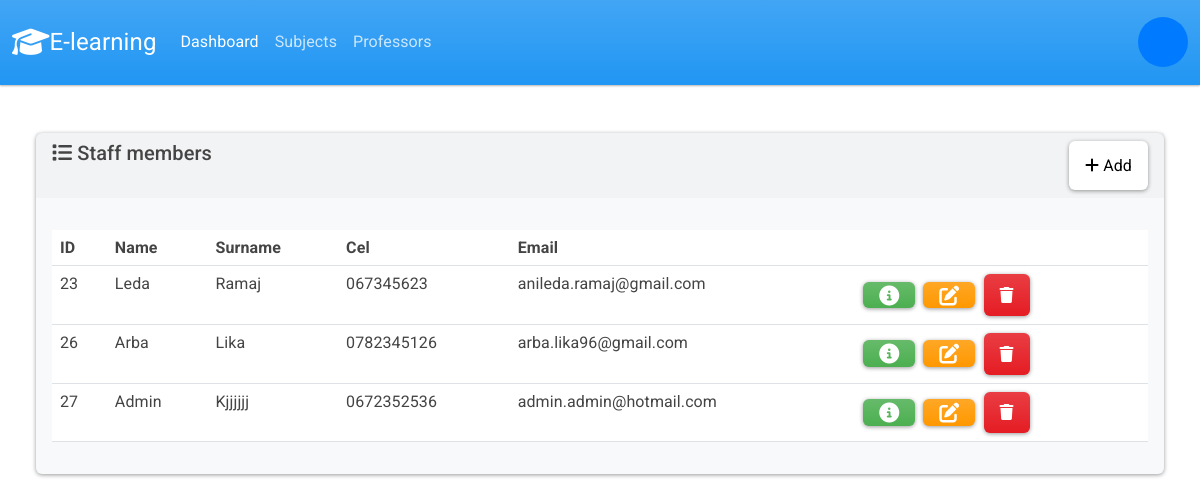
The app's page /stafi/index/ with its own data.
### stafi/models.py (models this page shows)
class Profesori(models.Model):
    emri = models.CharField(max_length=255)
    mbiemri=models.CharField(max_length=255)
    cel=models.CharField(max_length=10)
    email = models.CharField(max_length=255)

### stafi/views.py (the view)
# urls.py: path('index/', views.index, name='index'),
def index(request):
    return render(request, 'stafi/index.html',{
        'stafi': Profesori.objects.all()
    })

### stafi/templates/stafi/index.html (shortened to what this page needs)
{% extends "stafi/base.html" %}
{% block body%}
<br><br>
<div class=" row">
    <div class="col-12">
        {% if stafi %}
        <div class="card bg-light ms-4 me-4 mb-4">
         <div class="card-header">
    <div class="row">
        <div class="col">
          <h5> <i class="fa-solid fa-list"></i> Staff members</h5>
        </div>
        <div class="col text-end">
            <a href="{% url 'add' %}" class="btn btn-secondary" style="text-transform: none;">
                <i class="fa-solid fa-plus"></i> Add
            </a>
        </div>
    </div>
</div>
            <div class="card-body">
                <p class="card-text">
                <div class="table-responsive">
                    <table class="table table-hover">
                        <thead>
                        <tr>
                            <th scope="col">ID</th>
                            <th scope="col">Name</th>
                            <th scope="col">Surname</th>
                            <th scope="col">Cel</th>
                            <th scope="col">Email</th>
                            <th scope="col"></th>
                        </tr>
                        </thead>
                        <tbody>
                        {% for staf in stafi %}
                        <tr>
                            <td>{{staf.id}}</td>
                            <td>{{staf.emri}}</td>
                            <td>{{staf.mbiemri}}</td>
                            <td>{{staf.cel}}</td>
                            <td>{{staf.email}}</td>
                            <td>
                                <button type="button"
                                        href="{% url 'view_profesori' staf.id %}"
                                        data-bs-target="#myModal{{ staf.id }}"
                                        data-bs-toggle="modal"
                                        class="btn btn-success me-1">
                                    <i class="fa-solid fa-circle-info fa-lg"></i>
                                </button>
                                <a class="btn btn-warning me-1" href="{% url 'edit' staf.id %}"><i
                                        class="fa-solid fa-pen-to-square fa-lg"></i></a>
                                <button type="button" class="btn btn-danger" data-bs-toggle="modal"
                                        data-bs-target="#delete{{staf.id}}">
                                    <i class="fa-solid fa-trash" fa-lg></i></button>
                            </td>
                        </tr>
                        {% endfor %}
                        </tbody>
                    </table>
                </div>
            </div>
        </div>
        {% else %}
        <h5 class="alert alert-primary ms-4 me-4">We do not have any registered staff members.</h5>
        {% endif%}
    </div>
</div>
{% endblock %}

### records on screen
Profesori: id "23", emri "Leda", mbiemri "Ramaj", cel "067345623", email "anileda.ramaj@gmail.com"
Profesori: id "26", emri "Arba", mbiemri "Lika", cel "0782345126", email "arba.lika96@gmail.com"
Profesori: id "27", emri "Admin", mbiemri "Kjjjjjj", cel "0672352536", email "admin.admin@hotmail.com"
